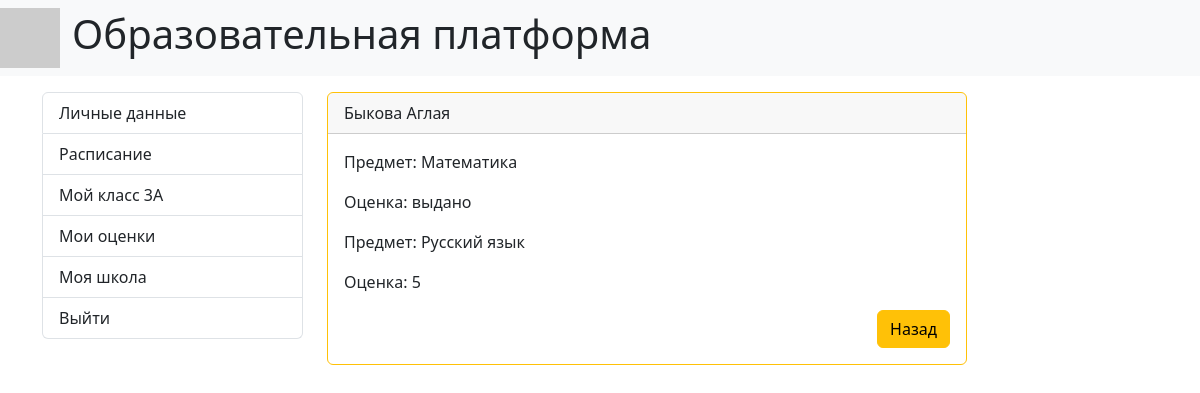
Screenshot of /stud_marks/3/ with the database file from the repository.
### core/models.py (models this page shows, shortened)
class Student(models.Model):
    surname = models.CharField('Фамилия', max_length=250)
    name = models.CharField('Имя', max_length=250)
    lastname = models.CharField('Отчество', max_length=250, null=True)
    phone = models.CharField('Номер телефона', max_length=50, default='phone')
    email = models.CharField('Электронная почта', max_length=50, default='email')
    login = models.CharField('Логин', max_length=150, default='login')
    password = models.CharField('Пароль', max_length=150, default='password')
    group = models.ForeignKey('Group', on_delete=models.CASCADE, null=True)
    class Meta:
        verbose_name = 'Ученик'
        verbose_name_plural = 'Ученик'

class Group(models.Model):
    name = models.CharField('Класс', max_length=10)
    teacher = models.ForeignKey('Teacher', on_delete=models.CASCADE, null=True)
    school = models.ForeignKey('School', on_delete=models.CASCADE, null=True)
    class Meta:
        verbose_name = 'Класс'
        verbose_name_plural = 'Класс'

class Mark(models.Model):
    MARK_CHOICES = (
        ('выдано', 'выдано'),
        ('1', '1'),
        ('2', '2'),
        ('3', '3'),
        ('4', '4'),
        ('5', '5')
    )
    mark = models.CharField('Оценка', max_length=50, choices=MARK_CHOICES, default='nothing')
    student = models.ForeignKey('Student', on_delete=models.CASCADE, null=True)
    subject = models.ForeignKey('Subject', on_delete=models.CASCADE, null=True)
    class Meta:
        verbose_name = 'Оценка'
        verbose_name_plural = 'Оценка'

class Subject(models.Model):
    name = models.CharField('Предмет', max_length=100)
    class Meta:
        verbose_name = 'Предмет'
        verbose_name_plural = 'Предмет'

### core/views.py (the view)
# urls.py: path('stud_marks/<int:pk>/', views.StudMarkDetail.as_view(), name='stud_marks'),
class StudMarkDetail(DetailView):
    model = models.Student
    template_name = 'core/marks.html'
    def get_context_data(self, **kwargs):
        context = super().get_context_data(**kwargs)
        student = models.Student.objects.get(pk=self.kwargs['pk'])
        marks = models.Mark.objects.filter(student=student.pk)
        context['marks'] = marks
        context['student'] = student
        return context

### core/templates/core/marks.html
{% extends 'base.html' %}
{% block sidebar %}
{% if teacher %}
    {% include 'inc/_teacher_sidebar.html' %}
{% else %}
    {% include 'inc/_student_sidebar.html' %}
{% endif %}
{% endblock %}
{% block content %}
<div class="col-md-9">
    <div class="card border-warning mb-3" style="max-width: 40rem;">
        <div class="card-header"> {{ student.surname }} {{ student.name }}</div>
        <div class="card-body">
            {% for mark in marks %}
            <p class="card-text">Предмет: {{ mark.subject.name }} </p>
            <p class="card-text">Оценка: {{ mark.mark }} </p>
            {% endfor %}
            <p class="card-text text-end">
                <a href="{% url 'group' student.group.pk %}" class="btn btn-warning"> Назад </a>
            </p>
        </div>
    </div>
</div>
{% endblock %}

### templates/inc/_student_sidebar.html
<div class="col-md-3">
    <ul class="list-group">
        {% if student %}
        <a href="{% url 'student' student.pk %}" class="list-group-item"> Личные данные </a>
        <a href="{% url 'stud_schedule' student.pk %}" class="list-group-item"> Расписание </a>
        <a href="{% url 'stud_group' student.pk %}" class="list-group-item"> Мой класс {{ student.group.name }} </a>
        <a href="{% url 'stud_marks' student.pk %}" class="list-group-item"> Мои оценки </a>
        <a href="{% url 'stud_school' student.pk %}" class="list-group-item"> Моя школа </a>
        {% endif %}
        <a href="{% url 'home' %}" class="list-group-item"> Выйти </a>
    </ul>
</div>

### rows the page displays
Student: group.name "3А", surname "Быкова", name "Аглая"
Mark: subject.name "Математика", mark "выдано"
Mark: subject.name "Русский язык", mark "5"
